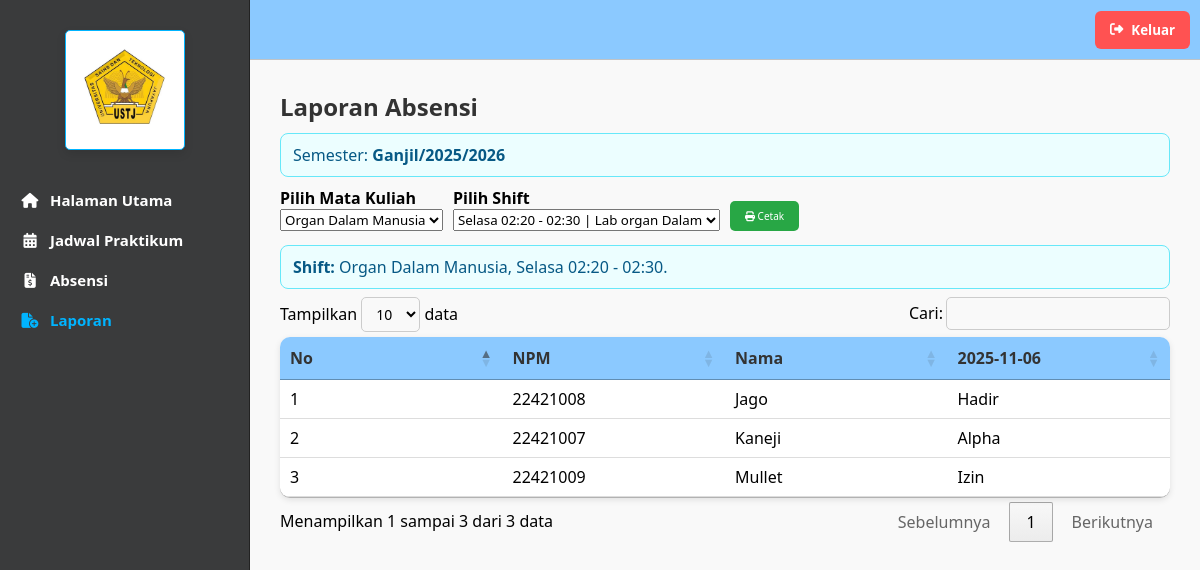
/dosen/laporan/laporan.php (signed in), run on the app's committed database.
### tables this page shows
CREATE TABLE `semester` (
  `id` int NOT NULL,
  `nama_semester` varchar(50) NOT NULL,
  `tahun_ajaran` varchar(20) NOT NULL,
  `status` enum('Aktif','Tidak Aktif') NOT NULL DEFAULT 'Aktif'
);

CREATE TABLE `matakuliah_praktikum` (
  `id` int NOT NULL,
  `kode_mk` varchar(20) NOT NULL,
  `nama_mk` varchar(100) NOT NULL,
  `sks` int NOT NULL,
  `semester` varchar(10) NOT NULL,
  `id_semester` int DEFAULT NULL,
  `modul` varchar(255) DEFAULT NULL
);

CREATE TABLE `jadwal_praktikum` (
  `id` int NOT NULL,
  `id_mk` int NOT NULL,
  `id_dosen` int NOT NULL,
  `id_ruangan` int NOT NULL,
  `id_semester` int NOT NULL,
  `hari` enum('Senin','Selasa','Rabu','Kamis','Jumat','Sabtu','Minggu') NOT NULL,
  `jam_mulai` time NOT NULL,
  `jam_selesai` time NOT NULL,
  `kuota` int NOT NULL,
  `kuota_awal` int DEFAULT NULL,
  `peserta` int NOT NULL DEFAULT '0'
);

CREATE TABLE `mahasiswa` (
  `id` int NOT NULL,
  `nim` varchar(20) NOT NULL,
  `nama` varchar(100) NOT NULL,
  `jurusan` enum('Farmasi','Analis Kesehatan') NOT NULL,
  `jenis_kelamin` enum('Laki-laki','Perempuan') NOT NULL,
  `alamat` text,
  `no_hp` varchar(20) DEFAULT NULL,
  `user_id` int DEFAULT NULL
);

### dosen/laporan/laporan.php (the view, shortened to what this page needs)
<?php
include '../../koneksi/sidebardosen.php';
include '../../koneksi/koneksi.php';
function e($v){ return htmlspecialchars((string)($v ?? ''), ENT_QUOTES, 'UTF-8'); }
$id_dosen = (int)($_SESSION['dosen_id'] ?? 0);
$semAktif = mysqli_fetch_assoc(
  mysqli_query($conn, "SELECT id, nama_semester, tahun_ajaran FROM semester WHERE status='Aktif' LIMIT 1")
);
$id_semester_aktif = (int)($semAktif['id'] ?? 0);
$mkList      = [];
$shiftsByMk  = [];
if ($id_semester_aktif && $id_dosen) {
  $q = mysqli_query($conn, "
    SELECT
      mk.id AS mk_id, mk.nama_mk,
      jp.id AS id_jadwal, jp.hari, jp.jam_mulai, jp.jam_selesai,
      COALESCE(r.nama_ruangan,'') AS nama_ruangan
    FROM jadwal_praktikum jp
    JOIN matakuliah_praktikum mk ON mk.id = jp.id_mk
    LEFT JOIN ruangan r ON r.id = jp.id_ruangan
    WHERE jp.id_semester = $id_semester_aktif AND jp.id_dosen = $id_dosen
    ORDER BY mk.nama_mk ASC,
             FIELD(jp.hari,'Senin','Selasa','Rabu','Kamis','Jumat','Sabtu','Minggu'),
             jp.jam_mulai ASC
  ");
  while($row = mysqli_fetch_assoc($q)){
    $mk_id = (int)$row['mk_id'];
    $mkList[$mk_id] = $row['nama_mk'];
    if (!isset($shiftsByMk[$mk_id])) $shiftsByMk[$mk_id] = [];
    $shiftsByMk[$mk_id][] = [
      'id'      => (int)$row['id_jadwal'],
      'hari'    => $row['hari'],
      'mulai'   => substr($row['jam_mulai'],0,5),
      'selesai' => substr($row['jam_selesai'],0,5),
      'ruangan' => $row['nama_ruangan'],
    ];
  }
}
$mk_id_pilih     = isset($_GET['mk_id']) ? (int)$_GET['mk_id'] : 0;
$id_jadwal_pilih = isset($_GET['id_jadwal']) ? (int)$_GET['id_jadwal'] : 0;
if ($mk_id_pilih === 0 && !empty($mkList)) {
  $mk_id_pilih = (int)array_key_first($mkList);
}
if ($mk_id_pilih && $id_jadwal_pilih === 0 && !empty($shiftsByMk[$mk_id_pilih])) {
  $id_jadwal_pilih = (int)$shiftsByMk[$mk_id_pilih][0]['id'];
}
$shiftValid = null;
if ($id_jadwal_pilih) {
  $shiftValid = mysqli_fetch_assoc(mysqli_query($conn, "
    SELECT jp.id, mk.nama_mk, jp.hari, jp.jam_mulai, jp.jam_selesai
    FROM jadwal_praktikum jp
    JOIN matakuliah_praktikum mk ON mk.id = jp.id_mk
    WHERE jp.id = $id_jadwal_pilih
      AND jp.id_dosen = $id_dosen
      AND jp.id_semester = $id_semester_aktif
    LIMIT 1
  "));
}
function ambilMahasiswaByJadwal(mysqli $conn, int $id_jadwal, ?int $id_semester): array {
  $data = [];
  $sql = "
    SELECT m.id AS id_mhs, m.nim, m.nama
    FROM pilihan_jadwal pj
    JOIN mahasiswa m ON m.id = pj.id_mahasiswa
    WHERE pj.id_jadwal = ".(int)$id_jadwal."
      ".($id_semester ? "AND pj.id_semester = ".(int)$id_semester : "")."
    ORDER BY m.nama ASC
  ";
  if ($q = mysqli_query($conn, $sql)) {
    while($r = mysqli_fetch_assoc($q)){ $data[] = $r; }
  }
  return $data;
}
$tanggalSesi = [];
$statusMap   = [];
$mhsList     = [];
if ($shiftValid) {
  $resSesi = mysqli_query($conn, "
    SELECT id, DATE(mulai_at) AS tgl
    FROM absensi_sesi
    WHERE id_jadwal = $id_jadwal_pilih AND id_dosen = $id_dosen AND selesai_at IS NOT NULL
    ORDER BY mulai_at ASC
  ");
  $tglSet = []; $sesiIds = [];
  while($r = mysqli_fetch_assoc($resSesi)){
    $tglSet[$r['tgl']] = true;
    $sesiIds[] = (int)$r['id'];
  }
  $tanggalSesi = array_keys($tglSet);
  sort($tanggalSesi);
  $mhsList = ambilMahasiswaByJadwal($conn, $id_jadwal_pilih, $id_semester_aktif);
  if ($sesiIds) {
    $in = implode(',', $sesiIds);
    $qDet = mysqli_query($conn, "
      SELECT ad.id_mahasiswa, DATE(s.mulai_at) AS tgl, ad.status
      FROM absensi_detail ad
      JOIN absensi_sesi s ON s.id = ad.id_sesi
      WHERE ad.id_sesi IN ($in)
    ");
    while($d = mysqli_fetch_assoc($qDet)){
      $idm = (int)$d['id_mahasiswa'];
      $tgl = $d['tgl'];
      $status = ucfirst(strtolower(trim((string)$d['status'])));
      if (in_array($status, ['Hadir','Alpha','Izin'])) $statusMap[$idm][$tgl] = $status;
    }
  }
}
?>
<!doctype html>
<html lang="id">
<head>
<link rel="stylesheet" href="https://cdn.datatables.net/1.13.6/css/jquery.dataTables.min.css">
<link rel="stylesheet" href="https://cdnjs.cloudflare.com/ajax/libs/font-awesome/6.5.0/css/all.min.css">
</head>
<body>
<div class="area-utama">
  <h2>Laporan Absensi</h2>
  <?php if(!$id_semester_aktif): ?>
    <div class="kotak-info info-peringatan">Belum ada <b>Semester</b> berstatus <b>Aktif</b>.</div>
  <?php else: ?>
    <div class="kotak-info info-berhasil">Semester: <b><?= e($semAktif['nama_semester']) ?></b><b>/</b><b><?= e($semAktif['tahun_ajaran']) ?></b></div>
  <?php endif; ?>
  <form method="get" id="form-shift" style="display:flex; gap:10px; align-items:end; flex-wrap:wrap; margin:10px 0 14px;">
    <div style="display:flex; flex-direction:column;">
      <label for="mk_id"><b>Pilih Mata Kuliah</b></label>
      <select name="mk_id" id="mk_id" <?= empty($mkList) ? 'disabled' : '' ?> required>
        <?php foreach($mkList as $mk_id => $nm): ?>
          <option value="<?= (int)$mk_id ?>" <?= $mk_id_pilih===(int)$mk_id ? 'selected' : '' ?>><?= e($nm) ?></option>
        <?php endforeach; ?>
      </select>
    </div>
    <div style="display:flex; flex-direction:column;">
      <label for="id_jadwal"><b>Pilih Shift</b></label>
      <select name="id_jadwal" id="id_jadwal" <?= (empty($shiftsByMk[$mk_id_pilih]) ? 'disabled' : '') ?> required>
        <?php
          foreach($shiftsByMk[$mk_id_pilih] ?? [] as $s){
            $label = $s['hari'].' '.$s['mulai'].' - '.$s['selesai'].($s['ruangan'] ? ' | '.$s['ruangan'] : '');
            $sel = ($id_jadwal_pilih === (int)$s['id']) ? 'selected' : '';
            echo '<option value="'.(int)$s['id'].'" '.$sel.'>'.e($label).'</option>';
          }
        ?>
      </select>
    </div>
    <button type="button" class="tombol-umum tombol-cetak" id="btn-cetak" <?= (!$shiftValid || empty($mhsList)) ? 'disabled' : '' ?>>
      <i class="fa-solid fa-print"></i> Cetak
    </button>
  </form>
  <?php if($shiftValid): ?>
    <div class="kotak-info info-berhasil">
      <b>Shift:</b> <?= e($shiftValid['nama_mk']) ?>, <?= e($shiftValid['hari']) ?>
      <?= e(substr($shiftValid['jam_mulai'],0,5).' - '.substr($shiftValid['jam_selesai'],0,5)) ?>.
    </div>
  <?php elseif($id_semester_aktif && empty($mkList)): ?>
    <div class="kotak-info info-peringatan">Belum ada jadwal untuk akun Anda pada semester ini.</div>
  <?php endif; ?>
  <table id="tabel-laporan" class="tabel-laporan-absensi">
    <thead>
      <tr>
        <th>No</th>
        <th>NPM</th>
        <th>Nama</th>
        <?php foreach ($tanggalSesi as $tgl): ?>
          <th><?= e($tgl) ?></th>
        <?php endforeach; ?>
      </tr>
    </thead>
    <tbody>
      <?php if (!empty($mhsList)): ?>
        <?php $no=1; foreach($mhsList as $m): $idm=(int)$m['id_mhs']; ?>
          <tr>
            <td data-label="No"><?= $no++ ?></td>
            <td data-label="NPM"><?= e($m['nim']) ?></td>
            <td data-label="Nama"><?= e($m['nama']) ?></td>
            <?php foreach ($tanggalSesi as $tgl):
              $s = $statusMap[$idm][$tgl] ?? '';
            ?>
              <td data-label="<?= e($tgl) ?>"><?= e($s) ?></td>
            <?php endforeach; ?>
          </tr>
        <?php endforeach; ?>
      <?php endif; ?>
    </tbody>
  </table>
</div>
</body>
</html>

### koneksi/sidebardosen.php (style rules this page uses)
* { margin:0; padding:0; box-sizing:border-box; font-family:'Segoe UI', Tahoma, Geneva, Verdana, sans-serif; }
body { display:flex; min-height:100vh; background:#f3f3f3; overflow-x:hidden; }

### dosen/laporan/laporan.php (style rules this page uses)
.area-utama { margin-left:250px; margin-top:60px; padding:30px; min-height:calc(100vh - 60px); background:#f9f9f9; font-family:Arial,sans-serif; }
.area-utama h2 { margin-bottom:10px; color:#333; }
.tombol-umum { border:none; border-radius:5px; cursor:pointer; color:white; font-size:10px; transition:0.3s; }
.tombol-cetak { background:#28a745; padding:8px 15px; }
.kotak-info { padding:10px 12px; border-radius:8px; margin:8px 0; }
.info-berhasil { background:#ecfeff; border:1px solid #67e8f9; color:#075985; }
.tabel-laporan-absensi { width:100%; border-collapse:collapse; background:#fff; border-radius:10px; overflow:hidden; box-shadow:0 2px 6px rgba(0,0,0,0.1); table-layout:fixed; }
.tabel-laporan-absensi th { background:#8bc9ff; color:#333; text-align:left; padding:12px 15px; white-space:nowrap; }
.tabel-laporan-absensi td { padding:12px 15px; border-bottom:1px solid #ddd; }

### data on the page
semester: nama_semester "Ganjil", tahun_ajaran "2025/2026"
matakuliah_praktikum: mk_id "Organ Dalam Manusia"
jadwal_praktikum: id_mk.nama_mk "Organ Dalam Manusia", hari "Selasa", jam_mulai+jam_selesai "02:20 - 02:30"
mahasiswa: nim "22421008", nama "Jago", id "Hadir"
mahasiswa: nim "22421007", nama "Kaneji", id "Alpha"
mahasiswa: nim "22421009", nama "Mullet", id "Izin"

### other printed values
$tgl "2025-11-06"
form field id_jadwal "Selasa 02:20 - 02:30 | Lab organ Dalam"
